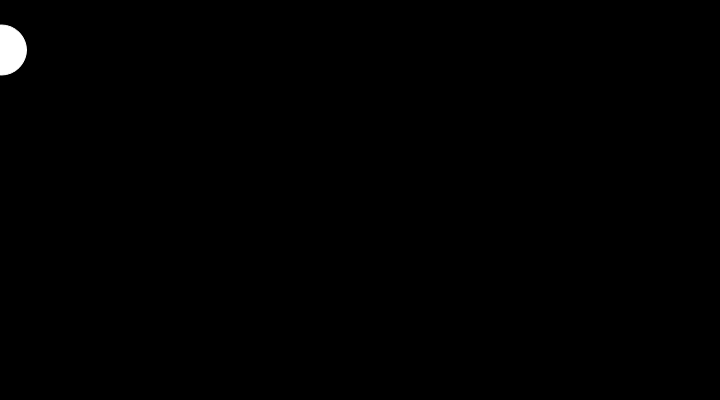
Frame 1 (no input)
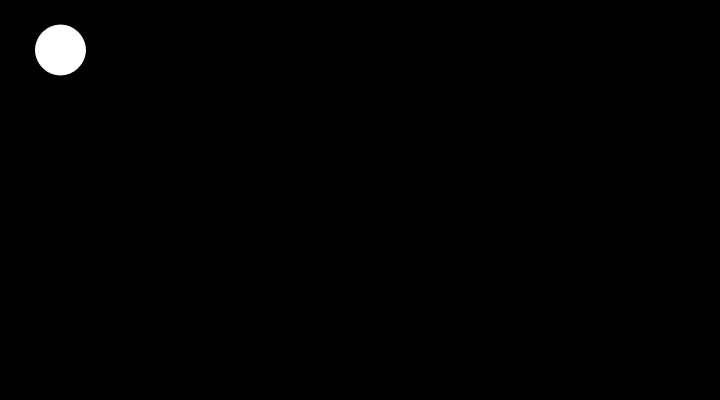
Frame 60 (no input)
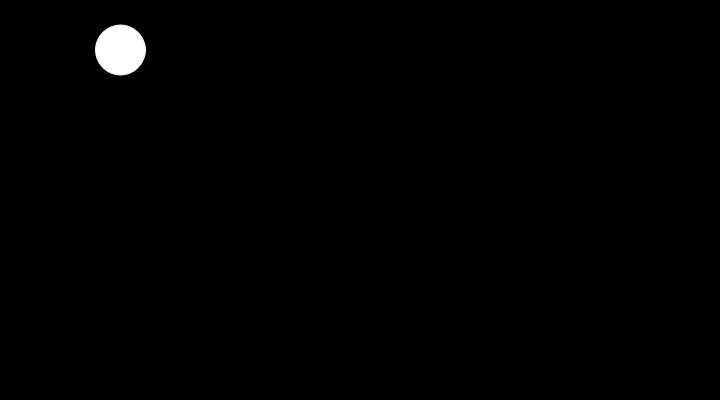
Frame 120 (the mouse pressed at the canvas centre since frame 60)

The p5.js sketch that drew these frames (run headless with seeded random() and noise() and a simulated clock; from frame 60 on, the mouse is pressed at the canvas centre):

// p5.js sketch
// ── sketch.js
var speed = 0.5;
var rnd;
var x;
var y;
var m;
function setup() {
  createCanvas(720, 400);
  y = 50;
}

function draw() {
  background(0);
  stroke(255);

  speed = speed + 1;

  if (speed > width) {
    speed = 0.5
    y = getRandomArbitrary(0, height);
  }
  //console.log(rnd);
  ellipse(speed,y, 50, 50);
}

function getRandomArbitrary(min, max) {
  return Math.random() * (max - min) + min;
}
